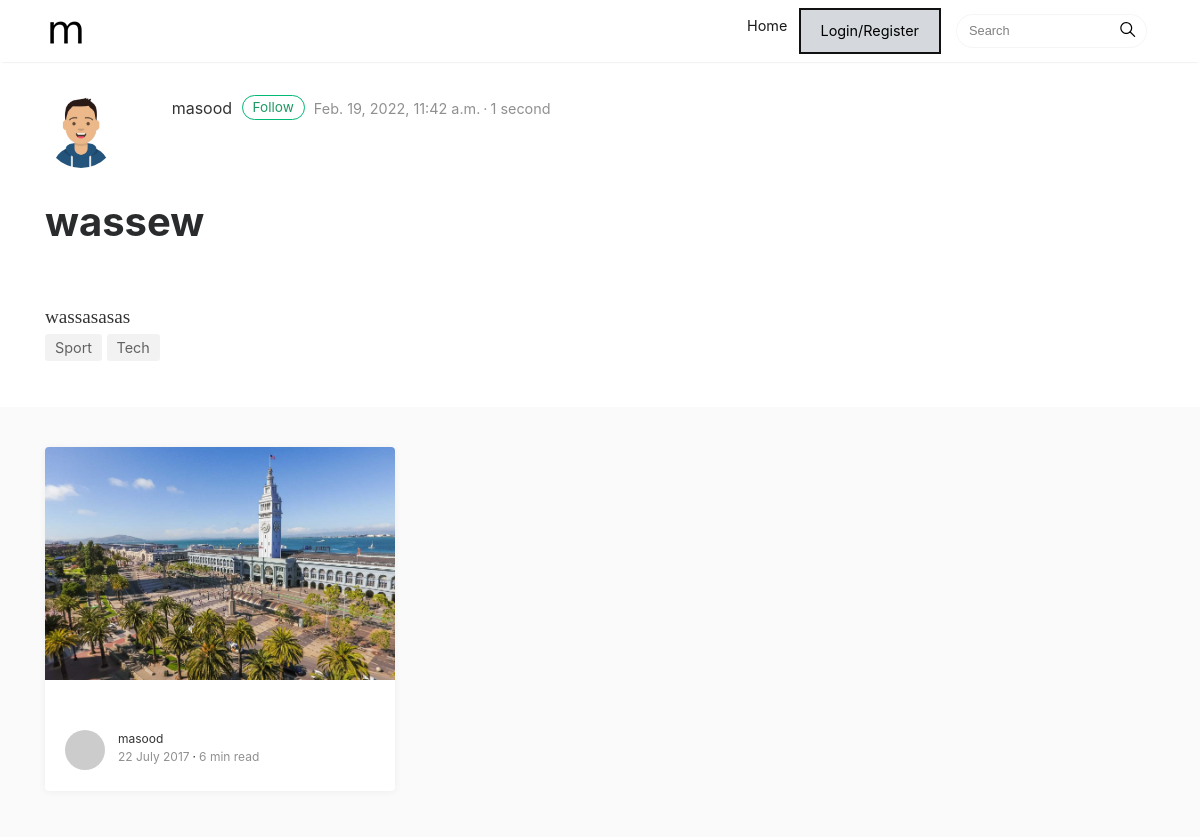
The page /post/wassew/ on the database its author committed.
### articles/models.py (models this page shows, shortened)
class Post(models.Model):
    owner = models.ForeignKey(Profile, on_delete=models.CASCADE, blank=True)
    title = models.CharField(max_length=300)
    body = models.TextField()
    id = models.BigAutoField(primary_key=True, editable=False, unique=True)
    created = models.DateTimeField(auto_now_add=True)
    image = models.ImageField(default='c2.jpg', null=True, blank=True, upload_to='')
    tags = models.ManyToManyField('Tag', blank=True)
    slug = models.SlugField(max_length=300, null=True, blank=True, unique=True)
    @property
    def reading_time(self):
        word_count = len(self.body.split())
        time = word_count / 200
        round_time = round(time)
        if time < 1:
            time = "1 second"
        else:
            time = f"{round_time} minute"
        return time

class Tag(models.Model):
    name = models.CharField(max_length=200, null=True, blank=True)
    id = models.BigAutoField(primary_key=True, editable=False, unique=True)
    created = models.DateTimeField(auto_now_add=True)
    def __str__(self):
        return self.name

### users/models.py (models this page shows, shortened)
class Profile(models.Model):
    username = models.CharField(max_length=200, unique=True)
    name =  models.CharField(max_length=200, null=True, blank=True)
    email = models.EmailField(max_length=500, blank=True, null=True)
    user = models.OneToOneField(User, on_delete=models.CASCADE, null=True, blank=True)
    id = models.UUIDField(default=uuid.uuid4, primary_key=True, unique=True, editable=False)
    profile_image = models.ImageField (default='profiles/default.jpg', blank=True, upload_to='profiles/')
    created = models.DateTimeField(auto_now_add=True)
    following = models.ManyToManyField('self', symmetrical=False, blank=True, related_name='followers')
    bio = models.TextField(max_length=600, null=True, blank=True)
    def get_absolute_url(self):
        return reverse("profile_detail", kwargs={"pk": self.id})

### articles/views.py (the view)
# urls.py: path('post/<slug:slug>/', views.PostDetailView.as_view(), name='post_detail'),
class PostDetailView(DetailView):
    model = Post
    context_object_name = 'post'
    template_name = 'articles/post-detail.html'

### articles/templates/articles/post-detail.html (shortened to what this page needs)
{% extends 'main.html' %}
{% block content %}
<div class="container">
	<div class="row">
		<div class="col-md-8 col-md-offset-2 col-xs-12">
			<div class="mainheading">
				<div class="row post-top-meta">
					<div class="col-md-2">
						<a href="{{post.owner.get_absolute_url}}"><img class="author-thumb" src="{{post.owner.profile_image.url}}" alt="Sal"></a>
					</div>
					<div class="col-md-10">
						<a class="link-dark" href="{{post.owner.get_absolute_url}}">{{post.owner.username}}</a>
						<a href="{%url 'follow' post.owner.id%}" class="btn follow">Follow</a>
						<span class="post-date">{{post.created}}</span><span class="dot"></span><span class="post-read">{{post.reading_time}}</span>
					</div>
				</div>
				<h1 class="posttitle">{{post.title}}</h1>
			</div>
			<div class="article-post">
                {{post.body|linebreaksbr}}
			</div>
			<div class="after-post-tags">
				<ul class="tags">
					{% for tag in post.tags.all %}
					<li><a href="{% url 'tag' tag.id %}">{{tag}}</a></li>
					{% endfor %}
				</ul>
			</div>
		</div>
	</div>
</div>
<div class="graybg">
	<div class="container">
		<div class="row listrecent listrelated">
			<div class="col-md-4">
				<div class="card">
					<a href="post.html">
					<img class="img-fluid img-thumb" src="assets/img/demopic/9.jpg" alt="">
					</a>
					<div class="card-block">
						<div class="metafooter">
							<div class="wrapfooter">
								<span class="meta-footer-thumb">
								<a href="author.html"><img class="author-thumb" src="https://www.gravatar.com/avatar/e56154546cf4be74e393c62d1ae9f9d4?s=250&amp;d=mm&amp;r=x" alt="Sal"></a>
								</span>
								<span class="author-meta">
								<span class="post-name"><a href="author.html">{{post.owner.username}}</a></span><br/>
								<span class="post-date">22 July 2017</span><span class="dot"></span><span class="post-read">6 min read</span>
								</span>
							</div>
						</div>
					</div>
				</div>
			</div>
{% endblock content %}

### static/assets/css/mediumish.css (style rules this page uses)
body { padding-top:5rem; }
.mainheading { padding:1rem 0rem; }
a { color:#00ab6b; }
a,a:hover { transition:all 0.2s; }
.listrecent .wrapfooter { font-size:12px; margin-top:30px; }
.author-thumb { width:40px; height:40px; float:left; margin-right:13px; border-radius:100%; }
.post-top-meta { margin-bottom:2rem; }
.post-top-meta .author-thumb { width:72px; height:72px; }
.post-top-meta span { font-size:0.9rem; color:rgba(0,0,0,.44); display:inline-block; }
.author-meta { flex:1 1 auto; white-space:nowrap!important; text-overflow:ellipsis!important; overflow:hidden!important; }
span.post-name,span.post-date,span.author-meta { display:inline-block; }
span.post-date,span.post-read { color:rgba(0,0,0,.44); }
span.post-name a,span.post-read-more a:hover { color:rgba(0,0,0,.8); }
.dot:after { content:"·"; margin-left:3px; margin-right:3px; }
.mainheading h1.posttitle { font-weight:700; margin-bottom:1rem; }
.link-dark { color:rgba(0,0,0,.8); }
.article-post { font-family:Merriweather; font-size:1.2rem; line-height:1.8; color:rgba(0,0,0,.8); }
.graybg { background-color:#fafafa; padding:40px 0 46px; position:relative; }
.listrelated .card { box-shadow:0 1px 7px rgba(0,0,0,.05); border:0; }
.card { border-radius:4px; }
.card .img-thumb { border-top-right-radius:4px; border-top-left-radius:4px; }
ul.tags { list-style:none; padding-left:0; margin:0 0 3rem 0; }
ul.tags li { display:inline-block; font-size:0.9rem; }
ul.tags li a { background:rgba(0,0,0,.05); color:rgba(0,0,0,.6); border-radius:3px; padding:5px 10px; }
.btn.follow { border-color:#02B875; color:#1C9963; padding:3px 10px; text-align:center; border-radius:999em; font-size:0.85rem; display:inline-block; }
.post-top-meta .btn.follow { margin-left:5px; margin-top:-4px; }

### rows shown on the page
Post: owner.profile_image (picture), owner.username "masood", created "Feb. 19, 2022, 11:42 a.m.", reading_time "1 second", title "wassew", body "wassasasas"
Tag: name "Sport"
Tag: name "Tech"
